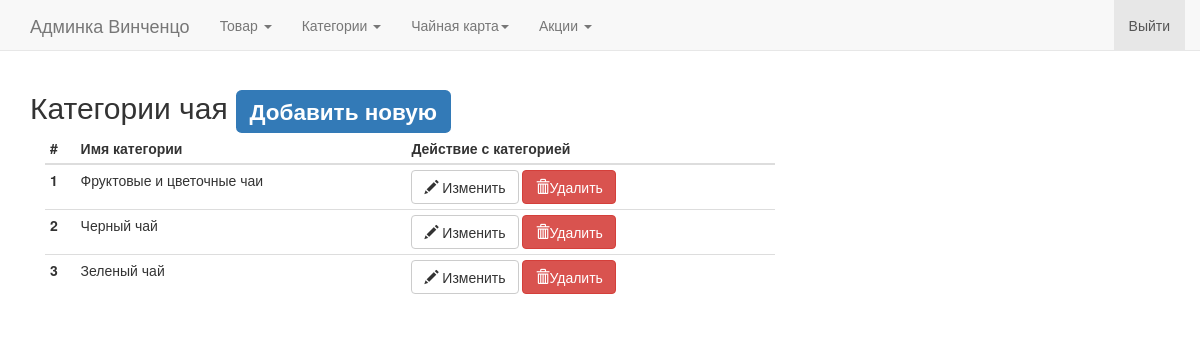
/panel/tea_category (signed in), run on the app's committed database.
### app/models.py (models this page shows, shortened)
class TeaCategory(db.Model):
    id = db.Column(db.Integer, primary_key=True)
    tea_category_name = db.Column(db.String(50))
    tea_img = db.Column(db.String(50))

### app/views.py (the view)
@app.route('/panel/tea_category', methods=['GET', 'POST'])
def get_tea_category():
    if not session.get('logged_in'):
        return redirect(url_for("adminlogin"))
    select_category = TeaCategory.query.all()
    return render_template("teacategory.html", category=select_category)

### app/views.py (called while the page is built)
@app.before_request
def before_request():
    delivery = request.cookies.get('delivery')
    if delivery == "deliveryincafe":
        g.deliverymethod = u"В кафе"
        g.global_sale = 0
    elif delivery == "deliverymyself":
        g.deliverymethod = u"Самовывоз"
        g.global_sale = 10
    elif delivery == "deliveryinhome":
        g.deliverymethod = u"Доставка на дом"
        g.global_sale = 0
    else:
        g.deliverymethod = u"Доставка на дом"
        g.global_sale = 0
    g.delivery = delivery
    g.user = current_user

### app/templates/teacategory.html
{% extends "panel.html" %}
{% block body %}
    <h2>Категории чая <a href="{{ url_for("tea_category_add") }}"><span class="label label-primary">Добавить новую</span></a></h2>
    <div class="table-responsive col-md-12 col-lg-8">
        <table class="table table-condensed">
            <thead>
            <tr>
                <th>#</th>
                <th>Имя категории</th>
                <th>Действие с категорией</th>
            </tr>
            </thead>
            <tbody>
            {% for caption in category %}
                <tr>
                    <th scope="row">{{ caption.id }}</th>
                    <td>{{ caption.tea_category_name }}</td>
                    <td>
                        <a href="{{ url_for("update_tea_category",category_id=caption.id) }}" title="{{ caption.tea_category_name }}" name="{{ caption.id }}"
                                class="btn btn-default change_category" aria-label="Изменить">
                            <span class="glyphicon glyphicon-pencil" aria-hidden="true"></span>
                            Изменить
                        </a>
                        <a href="{{ url_for("delete_tea_category", category_id=caption.id) }}" name="{{ caption.id }}" class="btn btn-danger delete_category"
                                aria-label="Удалить">
                            <span class="glyphicon glyphicon-trash" aria-hidden="true"></span>Удалить
                        </a>
                    </td>
                </tr>
            {% endfor %}
            </tbody>
        </table>
    </div>
{% endblock %}

### data on the page
TeaCategory: id "1", tea_category_name "Фруктовые и цветочные чаи"
TeaCategory: id "2", tea_category_name "Черный чай"
TeaCategory: id "3", tea_category_name "Зеленый чай"
